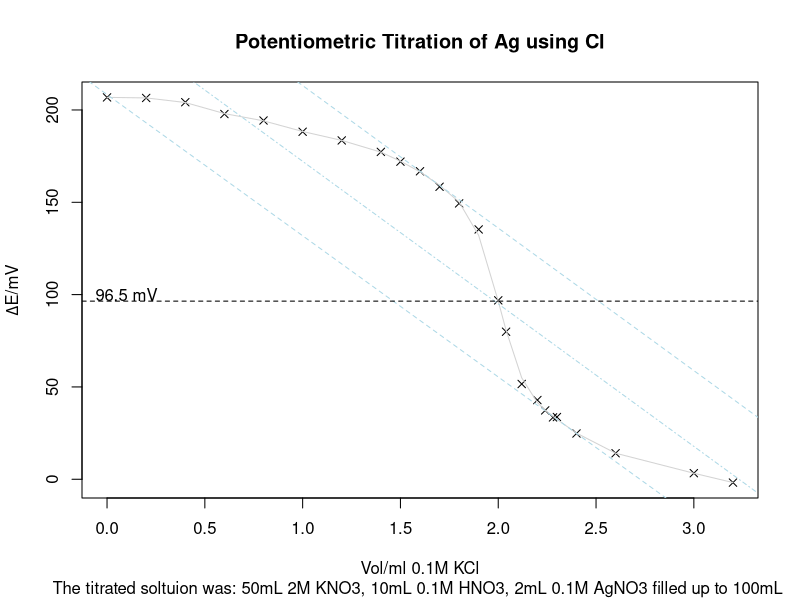
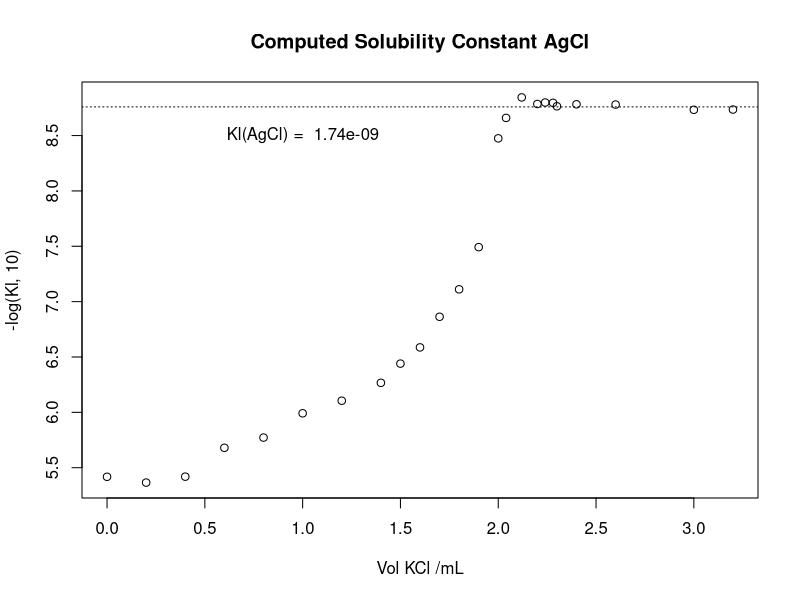
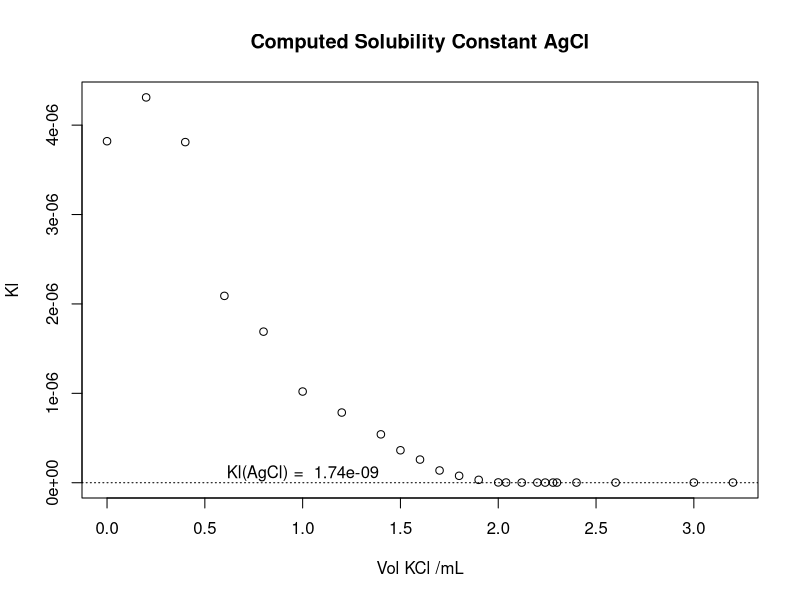

R code for these plots, in order:
rm(list=ls()) 
library(pracma)

data = read.csv("Data/PotentiometricTitration.csv",sep=";")
x = data$Volume
VolKCl = x
y = data$Voltage
Voltage = y
#y=log(y,10)

get_pAg_from_mV = function(mV, E0 = 364.242, s = -0.01585){
  return((mV-E0)*(s)) 
}

Vol0 = 100
VolTot = Vol0 + x
pAg = get_pAg_from_mV(Voltage)
Ag = 10^(-pAg)



#Round the data
r_pAg = signif(pAg, 3)
r_Ag = signif(Ag, 3)
tab = data.frame(VolKCl,VolTot,Voltage,r_pAg,r_Ag)

#Solubility Product
# 0.1M * 2mL
Ag0 = 0.1 * 0.002
#0.1M KCl
cKCl = 0.1
VolTotL = VolTot/1000

#mol/L
Ag0V = Ag0/(VolTotL)
#(L*M)/L
Clzg = (VolKCl/1000*cKCl)/VolTotL
#M - (M-M)
Cl = Clzg - (Ag0V - Ag)
Kl = Ag * Cl
#signif
Ag = signif(Ag,3)
Ag0V = signif(Ag0V,4)
Clzg = signif(Clzg,3)
Kl = signif(Kl,3)

sol_data = data.frame(VolKCl,Ag,Ag0V,Clzg,Cl, Kl, VolTotL)
sol_data = tail(sol_data,5)
standard_deviation_Kl = signif(sd(sol_data$Kl),3)
mean_Kl = mean(sol_data$Kl)
sol_data$mean_Kl = c(mean_Kl)
sol_data$standard_deviation_Kl = c(standard_deviation_Kl)
sol_data


plot(x,y,xlab="Vol/ml 0.1M KCl", ylab = expression(Delta * "E/mV"),pch=4, main = "Potentiometric Titration of Ag using Cl", sub = "The titrated soltuion was: 50mL 2M KNO3, 10mL 0.1M HNO3, 2mL 0.1M AgNO3 filled up to 100mL ")

spline = smooth.spline(x, y, spar=0.35)
lines(spline, col = "lightgray")

#Tangent Utils
#returns data frame with a and b where a is the y intercept and b the slope
get_tangent = function(spline, xPos){
  pred0 = predict(spline, x=xPos, deriv=0)
  pred1 = predict(spline, x=xPos, deriv=1)
  
  b = pred1$y 
  a = pred0$y - b*xPos
  return(data.frame(a,b))
}
find_next_point_tangent = function(spline,xPos, slope , direction = 1, step_size = 0.1,accuracy = 0.1, max_dist = 10){
  currPos = xPos
  while(1){
    if(abs(xPos-currPos) > max_dist){
      print("Error max dist elapsed with no tangent")
      return(NaN)
    }
    currPos = currPos + step_size 
    currTan = get_tangent(spline, currPos)
    if(currTan$b > slope-accuracy && currTan$b < slope+accuracy){
      tangent = currTan
      xPos = currPos
      return(data.frame(tangent, xPos))
    } 
  }
}


#Add Tangents
tangent_point = 1.7
tan1 = get_tangent(spline,tangent_point)
abline(a = tan1$a,b = tan1$b, col = "lightblue", lty = 2)
tan2 = find_next_point_tangent(spline, tangent_point, tan1$b, step_size = 0.1, accuracy = 1)
abline(a = tan2$a,b = tan2$b, col = "lightblue", lty = 2)

#Add half-distance point
abline(a = (tan1$a + tan2$a)/2, b = tan1$b, col = "lightblue", lty = 4)

#find intersection
closeness = c()
probe_seq = seq(from = tangent_point, to = tan2$xPos, by = 0.01)
for(s in probe_seq){
    closeness = c(closeness, predict(spline,s)$y - ((tan1$a + tan2$a)/2 + tan1$b*s))
}
closeness = abs(closeness)
xIntersect = probe_seq[which.min(closeness)]
yIntersect = predict(spline, xIntersect)$y
abline(h = yIntersect, lty = 2)
yIntersect
text(0.1,100,paste(signif(yIntersect, 3), "mV"))





#LogPlot
# y = log(y,10)
# plot(x,y,xlab="Vol/ml 0.1M KCl", ylab = expression(log(Delta * "E/mV")),pch=4, main = "Potentiometric Titration of Ag using Cl", sub = "The titrated soltuion was: 50mL 2M KNO3, 10mL 0.1M HNO3, 2mL 0.1M AgNO3 filled up to 100mL ")
# 
# #linear approximations for the two regions
# cutoff= 1.85
# xpre = data$Volume[data$Volume<cutoff]
# ypre = log(data$Voltage[data$Volume<cutoff],10)
# abline(lm(ypre~xpre))
# 
# xpost = data$Volume[data$Volume>=cutoff]
# ypost = log(data$Voltage[data$Volume>=cutoff],10)
# abline(lm(ypost~xpost))
#abline(v = cutoff)
# plot(VolKCl, Ag, )
# points(VolKCl,Ag0V, pch =2)
#plot(VolTotL,Cl)

#Log Kl
plot(VolKCl, -log(Kl,10), main = "Computed Solubility Constant AgCl", xlab = "Vol KCl /mL")
abline(h = mean(tail(-log(Kl,10),5)), lty = 3)
text(8.5, paste("Kl(AgCl) = ",signif(mean(tail(Kl, 5)),3)))

plot(VolKCl, Kl, main = "Computed Solubility Constant AgCl", xlab = "Vol KCl /mL")
abline(h = 0, lty = 3)
text(0.0000001, paste("Kl(AgCl) = ",signif(mean(tail(Kl, 5)),3)))